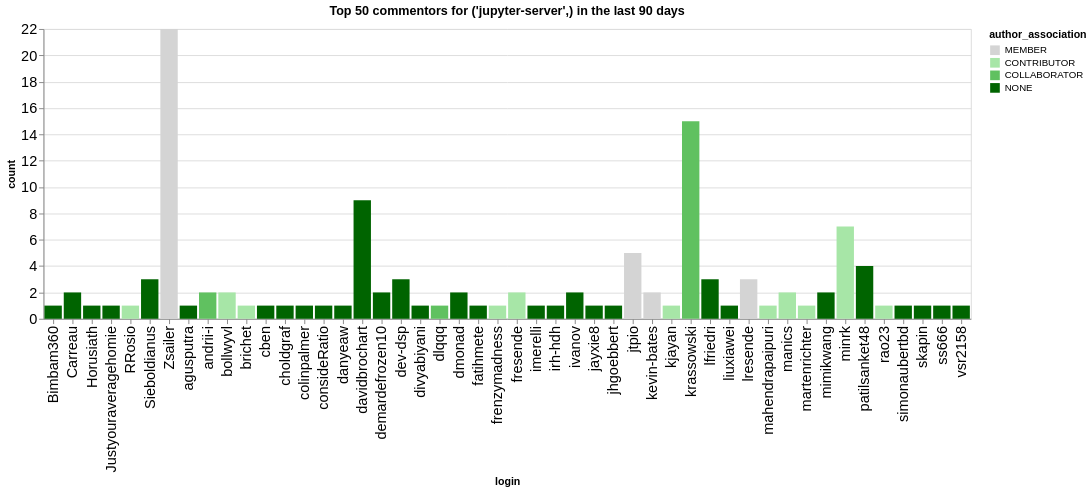

Write notebook code for a chart like this one.
### Code cell
n_plot = 50
charts = []
for ii, (iorg, idata) in enumerate(commentors.groupby(['org'])):
    title = f"Top {n_plot} commentors for {iorg} in the last {n_days} days"
    idata = idata.groupby('login', as_index=False).agg({'count': 'sum', 'author_association': 'first'})
    idata = idata.sort_values('count', ascending=False).head(n_plot)
    ch = alt.Chart(data=idata.head(n_plot), title=title).mark_bar().encode(
        x='login',
        y='count',
        color=alt.Color('author_association', scale=alt.Scale(domain=author_types, range=author_colors))
    )
    charts.append(ch)
alt.hconcat(*charts)

### Figure 1 — Vega-Lite specification as saved in the notebook (floating-point values rounded to 4 significant figures)
{"config": {"axisLeft": {"labelFontSize": 15}, "axisBottom": {"labelFontSize": 15}}, "hconcat": [{"mark": {"type": "bar"}, "encoding": {"color": {"field": "author_association", "scale": {"domain": ["MEMBER", "CONTRIBUTOR", "COLLABORATOR", "NONE"], "range": ["rgb(211.82745098039214, 211.82745098039214, 211.82745098039214)", "rgb(166.98562091503268, 229.89803921568628, 166.98562091503268)", "rgb(96.37647058823529, 192.75294117647059, 96.37647058823529)", "rgb(0.0, 100.3921568627451, 0.0)"]}, "type": "nominal"}, "x": {"field": "login", "type": "nominal"}, "y": {"field": "count", "type": "quantitative"}}, "title": "Top 50 commentors for ('jupyter-server',) in the last 90 days"}], "data": {"name": "data-e84491d055a6b63268b21b2ad9061672"}, "$schema": "https://vega.github.io/schema/vega-lite/v5.20.1.json", "datasets": {"data-e84491d055a6b63268b21b2ad9061672": [{"login": "Zsailer", "count": 22, "author_association": "MEMBER"}, {"login": "krassowski", "count": 15, "author_association": "COLLABORATOR"}, {"login": "davidbrochart", "count": 9, "author_association": "NONE"}, {"login": "minrk", "count": 7, "author_association": "CONTRIBUTOR"}, {"login": "jtpio", "count": 5, "author_association": "MEMBER"}, {"login": "patilsanket48", "count": 4, "author_association": "NONE"}, {"login": "lfriedri", "count": 3, "author_association": "NONE"}, {"login": "Sieboldianus", "count": 3, "author_association": "NONE"}, {"login": "lresende", "count": 3, "author_association": "MEMBER"}, {"login": "dev-dsp", "count": 3, "author_association": "NONE"}, {"login": "Carreau", "count": 2, "author_association": "NONE"}, {"login": "andrii-i", "count": 2, "author_association": "COLLABORATOR"}, {"login": "bollwyvl", "count": 2, "author_association": "CONTRIBUTOR"}, {"login": "mimikwang", "count": 2, "author_association": "NONE"}, {"login": "manics", "count": 2, "author_association": "CONTRIBUTOR"}, {"login": "ivanov", "count": 2, "author_association": "NONE"}, {"login": "fresende", "count": 2, "author_association": "CONTRIBUTOR"}, {"login": "kevin-bates", "count": 2, "author_association": "MEMBER"}, {"login": "dmonad", "count": 2, "author_association": "NONE"}, {"login": "demardefrozen10", "count": 2, "author_association": "NONE"}, {"login": "danyeaw", "count": 1, "author_association": "NONE"}, {"login": "consideRatio", "count": 1, "author_association": "NONE"}, {"login": "colinpalmer", "count": 1, "author_association": "NONE"}, {"login": "agusputra", "count": 1, "author_association": "NONE"}, {"login": "Bimbam360", "count": 1, "author_association": "NONE"}, {"login": "Justyouraveragehomie", "count": 1, "author_association": "NONE"}, {"login": "Horusiath", "count": 1, "author_association": "NONE"}, {"login": "choldgraf", "count": 1, "author_association": "NONE"}, {"login": "cben", "count": 1, "author_association": "NONE"}, {"login": "brichet", "count": 1, "author_association": "CONTRIBUTOR"}, {"login": "RRosio", "count": 1, "author_association": "CONTRIBUTOR"}, {"login": "frenzymadness", "count": 1, "author_association": "CONTRIBUTOR"}, {"login": "jayxie8", "count": 1, "author_association": "NONE"}, {"login": "jhgoebbert", "count": 1, "author_association": "NONE"}, {"login": "imerelli", "count": 1, "author_association": "NONE"}, {"login": "irh-hdh", "count": 1, "author_association": "NONE"}, {"login": "divyabiyani", "count": 1, "author_association": "NONE"}, {"login": "dlqqq", "count": 1, "author_association": "COLLABORATOR"}, {"login": "fatihmete", "count": 1, "author_association": "NONE"}, {"login": "liuxiawei", "count": 1, "author_association": "NONE"}, {"login": "martenrichter", "count": 1, "author_association": "CONTRIBUTOR"}, {"login": "mahendrapaipuri", "count": 1, "author_association": "CONTRIBUTOR"}, {"login": "kjayan", "count": 1, "author_association": "CONTRIBUTOR"}, {"login": "rao23", "count": 1, "author_association": "CONTRIBUTOR"}, {"login": "simonaubertbd", "count": 1, "author_association": "NONE"}, {"login": "skapin", "count": 1, "author_association": "NONE"}, {"login": "ss666", "count": 1, "author_association": "NONE"}, {"login": "vsr2158", "count": 1, "author_association": "NONE"}]}}
